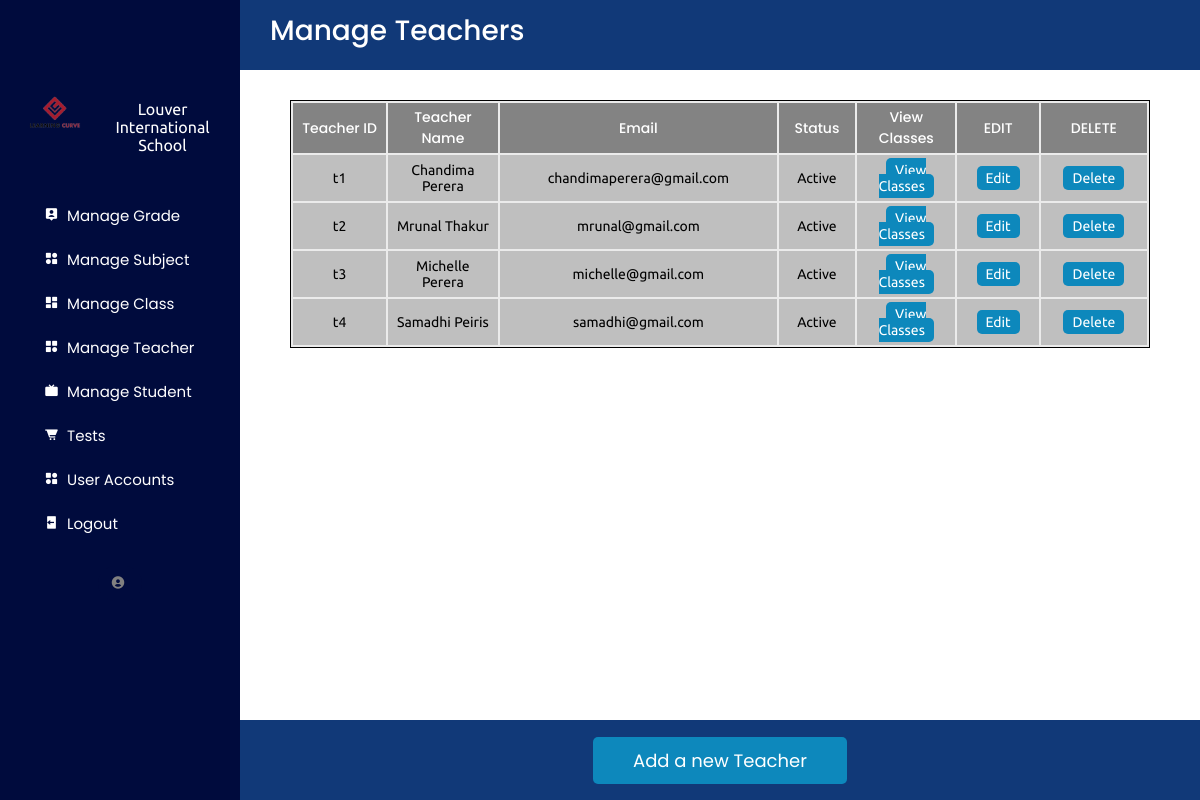
The app's page /Admin/manageTeacher.php with its own data.
### tables this page shows
CREATE TABLE `teacher` (
  `teacherID` varchar(100) NOT NULL,
  `teacherNo` int(11) NOT NULL
);

CREATE TABLE `user` (
  `userID` varchar(100) NOT NULL,
  `fName` char(100) NOT NULL,
  `lName` char(100) NOT NULL,
  `email` varchar(255) NOT NULL,
  `password` text NOT NULL,
  `role` char(50) NOT NULL DEFAULT 'Student',
  `imageurl` text DEFAULT NULL,
  `status` char(50) NOT NULL DEFAULT 'Active'
);

### Admin/manageTeacher.php (the view, shortened to what this page needs)
<?php
require_once("../db_conn.php");
include("sidemenu.php");
?>
<div class="dashboard-content">
    <div class="heading-box">
        <div class="box-1">
            <div class="title">
                <p>Manage Teachers</p>
            </div>
        </div>
    </div>
    <div class="table-section-item">
        <div class="table-container-item">
            <div class="table-box">
                <table id="rows-def">
                    <tr id="table-head">
                        <th>Teacher ID</th>
                        <th>Teacher Name</th>
                        <th>Email</th>
                        <th>Status</th>
                        <th>View Classes</th>
                        <th>EDIT</th>
                        <th>DELETE</th>
                    </tr>
                    <?php
                    $query = "
                        SELECT
                            teacher.teacherID,
                            CONCAT(user.fName, ' ', user.lName) AS teacherName,
                            user.email,
                            user.status
                        FROM
                            teacher
                        INNER JOIN
                            user ON teacher.teacherID = user.userID
                    ";
                    $result = $conn->query($query);
                    if ($result->num_rows > 0) {
                        while ($row = $result->fetch_assoc()) {
                            echo "<tr>
                                    <td>{$row['teacherID']}</td>
                                    <td>{$row['teacherName']}</td>
                                    <td>{$row['email']}</td>
                                    <td>{$row['status']}</td>
                                    <td>
                                        <a href='viewTeacherClasses.php?teacherID={$row['teacherID']}' id='update'>View Classes</a>
                                    </td>
                                    <td>
                                        <form action='addTeacher.php' method='post'>
                                            <input type='hidden' name='teacherID' value='{$row['teacherID']}'>
                                            <button id='update' type='submit' name='editTeacherButton'>Edit</button>
                                        </form>
                                    </td>
                                    <td>
                                        <form action='db_model_admin.php' method='post'>
                                            <input type='hidden' name='teacherID' value='{$row['teacherID']}'>
                                            <button id='update' type='submit' name='deleteTeacherButton'>Delete</button>
                                        </form>
                                    </td>
                                </tr>";
                        }
                    } else {
                        echo "<tr><td colspan='7'>No teachers found</td></tr>";
                    }
                    ?>
                </table>
            </div>
        </div>
    </div>
    <div class="bottom-box">
        <div class="button">
            <form action='addTeacher.php' method='post'>
                <button name="addNewTeacher" id="popupButtonItem" class="submit">
                    Add a new Teacher
                </button>
            </form>
        </div>
    </div>
</div>
</body>
</html>

### Admin/stylead.css (style rules this page uses)
* { margin: 0; padding: 0; box-sizing: border-box; list-style: none; text-decoration: none; font-family: "Ubuntu", sans-serif; font-weight: 400; font-size: 15px; scroll-behavior: smooth; }
:root { --offwhite: #edebe6; --black: #000000; --white: #ffffff; --blue: #000b3d; --gray: rgb(115, 114, 114); --skyblue: #113978; --skyblue2: rgb(13, 136, 188); }
body { color: var(--white); }
.dashboard-content { overflow-y: auto; -ms-overflow-style: none; scrollbar-width: none; }
.dashboard-content { background-color: var(--white); width: 80%; color: #000000; display: flex; justify-content: center; flex-direction: row; flex-wrap: wrap; align-content: flex-start; overflow-y: auto; }
a:link { color: var(--white); }
.heading-box { display: flex; justify-content: space-between; align-content: center; width: 100%; height: 70px; background-color: var(--skyblue); color: var(--white); margin-bottom: 20px; }
.box-1 { margin: 10px; }
.title { text-align: center; padding-left: 20px; }
.title p { font-family: "Poppins", sans-serif; font-weight: 500; font-style: normal; font-size: 28px; }
.table-section-item { width: 100%; height: auto; display: flex; flex-direction: column; margin-left: 50px; margin-right: 50px; }
.table-container-item { width: 100%; background-color: #ebebeb; margin-top: 10px; margin-bottom: 15px; overflow: auto; max-height: 370px; border: 1px solid var(--black); }
.table-box { position: relative; width: 100%; display: flex; justify-content: center; overflow: auto; }
.table-box table { width: 100%; overflow: auto; height: auto; }
.table-box tr { text-align: center; }
.table-box th { padding: 4px; width: 30px; color: var(--white); background-color: rgba(128, 128, 128, 0.954); font-style: normal; font-size: 14px; font-family: "Poppins", sans-serif; font-weight: 500; font-style: normal; }
.table-box td { padding: 7px; background-color: rgba(166, 166, 166, 0.632); color: #000000; font-size: 14px; }
.bottom-box { position: absolute; width: 80%; bottom: 0%; display: flex; justify-content: center; align-items: center; gap: 2rem; height: 80px; background-color: var(--skyblue); }
.submit { font-size: 18px; font-family: "Poppins", sans-serif; font-weight: 400; font-style: normal; background-color: var(--skyblue2); color: var(--white); border: none; border-radius: 5px; padding: 10px 40px; cursor: pointer; width: auto; }
#update { font-size: 16px; background-color: var(--skyblue2); color: var(--white); border: none; border-radius: 5px; font-size: 14px; padding: 4px 9px; cursor: pointer; }
#table-head { position: sticky; top: 0; z-index: 1001; background-color: rgb(196, 196, 196); }

### Admin/styleshee.css (style rules this page uses)
body { font-family: 'Poppins', sans-serif; background: #f5f5f5; display: flex; justify-content: center; align-items: center; height: 100vh; margin: 0; }
body { font-family: 'Poppins', sans-serif; background: #f5f5f5; margin: 0; display: flex; justify-content: center; align-items: flex-start; }

### records on screen
teacher: teacherID "t1", teacherName "Chandima Perera", teacherID.email "chandimaperera@gmail.com", teacherID.status "Active"
teacher: teacherID "t2", teacherName "Mrunal Thakur", teacherID.email "mrunal@gmail.com", teacherID.status "Active"
teacher: teacherID "t3", teacherName "Michelle Perera", teacherID.email "michelle@gmail.com", teacherID.status "Active"
teacher: teacherID "t4", teacherName "Samadhi Peiris", teacherID.email "samadhi@gmail.com", teacherID.status "Active"
